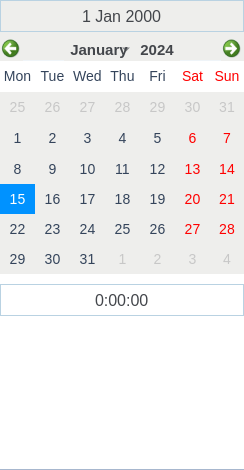
<?xml version="1.0" encoding="UTF-8"?>
<ui version="4.0">
 <class>DateTime</class>
 <widget class="QWidget" name="DateTime">
  <property name="geometry">
   <rect>
    <x>0</x>
    <y>0</y>
    <width>244</width>
    <height>470</height>
   </rect>
  </property>
  <property name="windowTitle">
   <string>DateTime</string>
  </property>
  <layout class="QVBoxLayout" name="verticalLayout_6">
   <property name="spacing">
    <number>0</number>
   </property>
   <property name="leftMargin">
    <number>0</number>
   </property>
   <property name="topMargin">
    <number>0</number>
   </property>
   <property name="rightMargin">
    <number>0</number>
   </property>
   <property name="bottomMargin">
    <number>0</number>
   </property>
   <item>
    <widget class="QWidget" name="WidgetMain" native="true">
     <property name="styleSheet">
      <string notr="true">QWidget#WidgetMain{
background:#FFFFFF;
}
QWidget#widgetDate,#widgetTime{
border-bottom:1px solid #A7B7CE;
}

QTimeEdit,QDateEdit{
border:1px solid #B9D2E2;
color:#43464B;
font-size:12pt;
}

QPushButton#btnYes{
border:0px;
color:#0092FF;
font-size:11pt;
background: transparent;
}
QPushButton#btnCancel{
border:0px;
color:#34445B;
font-size:11pt;
background: transparent;
}

/**上层年月导航栏**/
QCalendarWidget QWidget#qt_calendar_navigationbar{ 
background-color: #FFFFFF;
height:30px;
}

/**年月选择按钮**/
QToolButton#qt_calendar_monthbutton,#qt_calendar_yearbutton{
color:#43464B;
font-size:11pt;
border:0px;
background-color: #FFFFFF;
}
QToolButton#qt_calendar_monthbutton:hover,#qt_calendar_yearbutton:hover{
color:#43464B;
font-size:11pt;
height:15px;
background-color: #FFFFFF;
}
/**设置月份选择下拉按钮居中**/
QToolButton#qt_calendar_monthbutton::menu-indicator{
subcontrol-origin: padding;
subcontrol-position: center right;
right: 3px;
width: 10px;
}
/**月份前 后按钮**/
QToolButton#qt_calendar_prevmonth{
icon-size:20px 20px;
border:0px;
qproperty-icon:url(:/month-earlier.png);
background: transparent;
}
QToolButton#qt_calendar_nextmonth{
icon-size:20px 20px;
border:0px;
qproperty-icon:url(:/month-later.png);
background: transparent;
}

QCalendarWidget QMenu{
width:100px;
color:#43464B;
left:10px;
font-size:10pt;
background-color:#FFFFFF;
border:1px solid #EFF4F8;
}

QCalendarWidget QMenu QAction{
width: 100px;
color: #43464B;
font-size: 12pt;
background-color: #FFFFFF;
}
QCalendarWidget QMenu QAction:hover{
color:#FFFFFF;
background-color: #0092FF;
}
QCalendarWidget QWidget{ 
alternate-background-color: #FFFFFF;
border-bottom:1px solid #EFF4F8;
}
QHeaderView#qt_scrollarea_vcontainer{
background-color: #FF1111;
}
QCalendarWidget QAbstractItemView:enabled 
{
font-size:14px; 
color: #34445B; 
selection-background-color: #0092FF; 
selection-color: #FFFFFF;
}
/* days in other months */
QCalendarWidget QAbstractItemView:disabled { 
color:#C7C7C7; 
}
</string>
     </property>
     <layout class="QHBoxLayout" name="horizontalLayout_4">
      <property name="spacing">
       <number>0</number>
      </property>
      <property name="leftMargin">
       <number>0</number>
      </property>
      <property name="topMargin">
       <number>0</number>
      </property>
      <property name="rightMargin">
       <number>0</number>
      </property>
      <property name="bottomMargin">
       <number>0</number>
      </property>
      <item>
       <layout class="QVBoxLayout" name="verticalLayout_5">
        <property name="spacing">
         <number>10</number>
        </property>
        <item>
         <widget class="QWidget" name="widgetDate" native="true">
          <property name="styleSheet">
           <string notr="true">background-color: rgb(238, 238, 236);</string>
          </property>
          <layout class="QVBoxLayout" name="verticalLayout_2">
           <property name="spacing">
            <number>0</number>
           </property>
           <property name="leftMargin">
            <number>0</number>
           </property>
           <property name="topMargin">
            <number>0</number>
           </property>
           <property name="rightMargin">
            <number>0</number>
           </property>
           <property name="bottomMargin">
            <number>0</number>
           </property>
           <item>
            <layout class="QVBoxLayout" name="verticalLayout">
             <item>
              <widget class="QDateEdit" name="dateEdit">
               <property name="minimumSize">
                <size>
                 <width>0</width>
                 <height>32</height>
                </size>
               </property>
               <property name="maximumSize">
                <size>
                 <width>10000</width>
                 <height>16777215</height>
                </size>
               </property>
               <property name="alignment">
                <set>Qt::AlignCenter</set>
               </property>
               <property name="buttonSymbols">
                <enum>QAbstractSpinBox::NoButtons</enum>
               </property>
              </widget>
             </item>
             <item>
              <widget class="QCalendarWidget" name="calendarWidget">
               <property name="minimumSize">
                <size>
                 <width>240</width>
                 <height>230</height>
                </size>
               </property>
               <property name="sizeIncrement">
                <size>
                 <width>240</width>
                 <height>230</height>
                </size>
               </property>
               <property name="selectionMode">
                <enum>QCalendarWidget::SingleSelection</enum>
               </property>
               <property name="verticalHeaderFormat">
                <enum>QCalendarWidget::NoVerticalHeader</enum>
               </property>
              </widget>
             </item>
            </layout>
           </item>
          </layout>
         </widget>
        </item>
        <item>
         <widget class="QWidget" name="widgetTime" native="true">
          <layout class="QVBoxLayout" name="verticalLayout_4">
           <property name="spacing">
            <number>0</number>
           </property>
           <property name="leftMargin">
            <number>0</number>
           </property>
           <property name="topMargin">
            <number>0</number>
           </property>
           <property name="rightMargin">
            <number>0</number>
           </property>
           <property name="bottomMargin">
            <number>0</number>
           </property>
           <item>
            <layout class="QVBoxLayout" name="verticalLayout_3">
             <property name="spacing">
              <number>10</number>
             </property>
             <item>
              <widget class="QTimeEdit" name="timeEdit">
               <property name="minimumSize">
                <size>
                 <width>240</width>
                 <height>32</height>
                </size>
               </property>
               <property name="alignment">
                <set>Qt::AlignCenter</set>
               </property>
               <property name="buttonSymbols">
                <enum>QAbstractSpinBox::NoButtons</enum>
               </property>
               <property name="displayFormat">
                <string>H:mm:ss</string>
               </property>
              </widget>
             </item>
             <item>
              <layout class="QHBoxLayout" name="horizontalLayout">
               <property name="spacing">
                <number>10</number>
               </property>
               <property name="topMargin">
                <number>2</number>
               </property>
               <property name="bottomMargin">
                <number>2</number>
               </property>
               <item>
                <widget class="QWidget" name="widgetHour" native="true">
                 <property name="minimumSize">
                  <size>
                   <width>40</width>
                   <height>140</height>
                  </size>
                 </property>
                 <property name="maximumSize">
                  <size>
                   <width>40</width>
                   <height>16777215</height>
                  </size>
                 </property>
                 <property name="sizeIncrement">
                  <size>
                   <width>40</width>
                   <height>140</height>
                  </size>
                 </property>
                </widget>
               </item>
               <item>
                <widget class="QWidget" name="widgetMin" native="true">
                 <property name="minimumSize">
                  <size>
                   <width>40</width>
                   <height>140</height>
                  </size>
                 </property>
                 <property name="maximumSize">
                  <size>
                   <width>40</width>
                   <height>16777215</height>
                  </size>
                 </property>
                 <property name="sizeIncrement">
                  <size>
                   <width>40</width>
                   <height>140</height>
                  </size>
                 </property>
                </widget>
               </item>
               <item>
                <widget class="QWidget" name="widgetSec" native="true">
                 <property name="minimumSize">
                  <size>
                   <width>40</width>
                   <height>140</height>
                  </size>
                 </property>
                 <property name="maximumSize">
                  <size>
                   <width>40</width>
                   <height>16777215</height>
                  </size>
                 </property>
                 <property name="sizeIncrement">
                  <size>
                   <width>40</width>
                   <height>140</height>
                  </size>
                 </property>
                </widget>
               </item>
              </layout>
             </item>
            </layout>
           </item>
          </layout>
         </widget>
        </item>
       </layout>
      </item>
     </layout>
    </widget>
   </item>
  </layout>
 </widget>
 <layoutdefault spacing="6" margin="11"/>
 <resources/>
 <connections>
  <connection>
   <sender>calendarWidget</sender>
   <signal>clicked(QDate)</signal>
   <receiver>dateEdit</receiver>
   <slot>setDate(QDate)</slot>
   <hints>
    <hint type="sourcelabel">
     <x>153</x>
     <y>181</y>
    </hint>
    <hint type="destinationlabel">
     <x>107</x>
     <y>27</y>
    </hint>
   </hints>
  </connection>
  <connection>
   <sender>calendarWidget</sender>
   <signal>activated(QDate)</signal>
   <receiver>dateEdit</receiver>
   <slot>setDate(QDate)</slot>
   <hints>
    <hint type="sourcelabel">
     <x>182</x>
     <y>163</y>
    </hint>
    <hint type="destinationlabel">
     <x>184</x>
     <y>24</y>
    </hint>
   </hints>
  </connection>
 </connections>
</ui>
